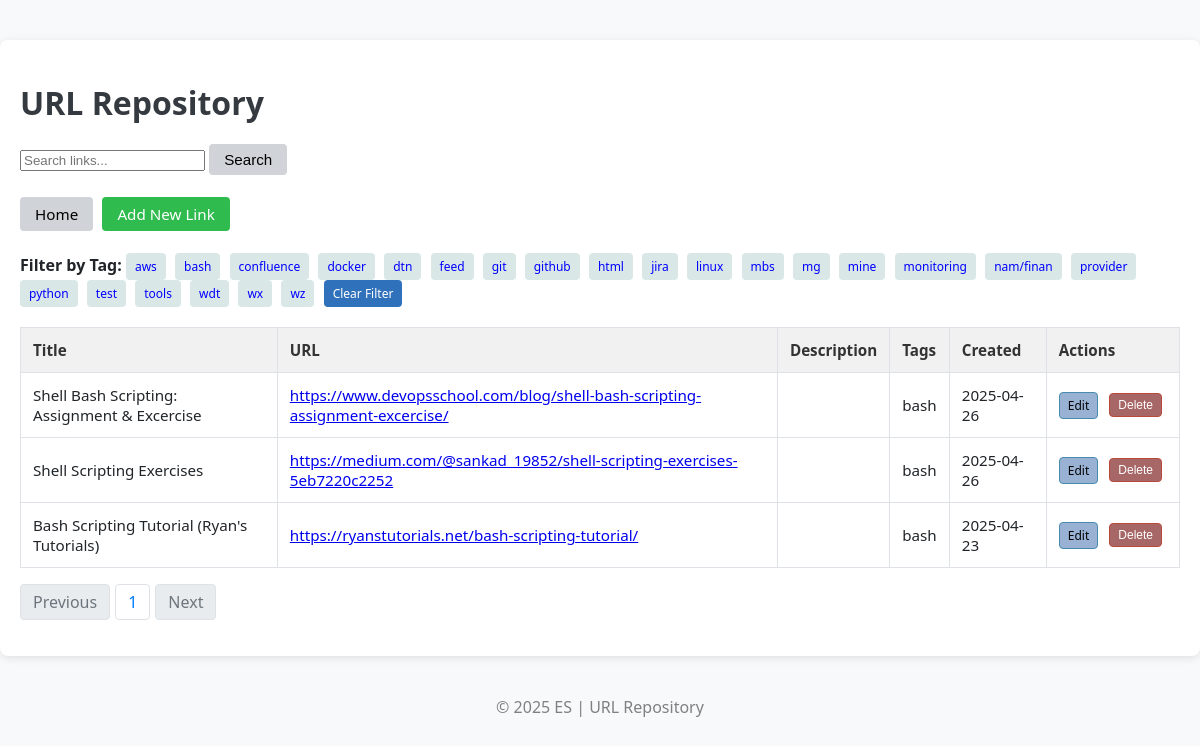
/?tag=bash, run on the app's committed database.
### models.py (models this page shows)
class Link(db.Model):
    id = db.Column(db.Integer, primary_key=True)
    title = db.Column(db.String(120), nullable=False)
    url = db.Column(db.String(500), nullable=False)
    description = db.Column(db.Text, nullable=True)
    tags = db.Column(db.String(250), nullable=True)
    created_at = db.Column(db.DateTime, default=datetime.utcnow)

### app.py (the view)
@app.route('/')
def home():
    search_query = request.args.get('search')
    tag_filter = request.args.get('tag')
    page = request.args.get('page', 1, type=int)
    query = Link.query
    if search_query:
        query = query.filter(
            (Link.title.ilike(f'%{search_query}%')) |
            (Link.description.ilike(f'%{search_query}%')) |
            (Link.tags.ilike(f'%{search_query}%'))
        )
    if tag_filter:
        query = query.filter(Link.tags.ilike(f'%{tag_filter}%'))
    links = query.order_by(Link.created_at.desc()).paginate(page=page, per_page=10)  # Paginate here
    all_tags = get_all_tags()
    return render_template('home.html', links=links, search_query=search_query, tag_filter=tag_filter, all_tags=all_tags)

### app.py (called while the page is built)
def get_all_tags():
    tags = []
    all_links = Link.query.all()
    for link in all_links:
        if link.tags:
            tags.extend([t.strip() for t in link.tags.split(',')])
    return sorted(set(tags))  # Remove duplicates and sort

### templates/home.html (shortened to what this page needs)
<!DOCTYPE html>
<html lang="en">
<head>
    <link rel="stylesheet" href="{{ url_for('static', filename='style.css') }}">
</head>
<body class="p-4">
    <div class="container">
        <h1 class="mb-4">URL Repository</h1>
        <form method="GET" action="{{ url_for('home') }}" class="mb-4">
            <div class="input-group">
                <input type="text" name="search" class="form-control" placeholder="Search links..." value="{{ search_query or '' }}">
                <button class="btn btn-primary" type="submit">Search</button>
            </div>
        </form>
	<br>
        <a href="{{ url_for('home') }}" class="btn btn-primary mb-3">Home</a>
        <a href="{{ url_for('add_link') }}" class="btn btn-success mt-4">Add New Link</a>
	<br>
	<br>
{% if all_tags %}
<div class="mb-3">
    <strong>Filter by Tag:</strong>
    {% for tag in all_tags %}
        <a href="{{ url_for('home', tag=tag) }}" class="btn btn-outline-secondary btn-sm">{{ tag }}</a>
    {% endfor %}
    {% if tag_filter %}
        <a href="{{ url_for('home') }}" class="btn btn-sm btn-info ms-2">Clear Filter</a>
    {% endif %}
</div>
{% endif %}
        {% if links.items %}
        <table class="table table-bordered table-hover">
            <thead class="table-light">
                <tr>
                    <th>Title</th>
                    <th>URL</th>
                    <th>Description</th>
                    <th>Tags</th>
                    <th>Created</th>
                    <th>Actions</th>
                </tr>
            </thead>
            <tbody>
                {% for link in links.items %}
                <tr>
                    <td>{{ link.title }}</td>
                    <td><a href="{{ link.url }}" target="_blank">{{ link.url }}</a></td>
                    <td>{{ link.description }}</td>
                    <td>{{ link.tags }}</td>
                    <td>{{ link.created_at.strftime('%Y-%m-%d') }}</td>
		    <td>
		    <div class="action-buttons">
                    <a href="{{ url_for('edit_link', id=link.id) }}" class="btn btn-sm btn-warning">Edit</a>
                        <form action="{{ url_for('delete_link', id=link.id) }}" method="POST" style="display:inline-block;">
                            <button type="submit" class="btn btn-sm btn-danger" onclick="return confirm('Are you sure you want to delete this link?');">Delete</button>
                        </form>
		    </div>
		    </td>
                </tr>
                {% endfor %}
            </tbody>
        </table>
        <nav aria-label="Page navigation">
            <ul class="pagination">
                {% if links.has_prev %}
                    <li class="page-item">
                        <a class="page-link" href="{{ url_for('home', page=links.prev_num) }}{% if search_query %}&search={{ search_query }}{% endif %}{% if tag_filter %}&tag={{ tag_filter }}{% endif %}">Previous</a>
                    </li>
                {% else %}
                    <li class="page-item disabled">
                        <span class="page-link">Previous</span>
                    </li>
                {% endif %}
                {% for page_num in links.iter_pages(left_edge=2, right_edge=2, left_current=2, right_current=2) %}
                    {% if page_num %}
                        {% if page_num == links.page %}
                            <li class="page-item active">
                                <span class="page-link">{{ page_num }}</span>
                            </li>
                        {% else %}
                            <li class="page-item">
                                <a class="page-link" href="{{ url_for('home', page=page_num) }}{% if search_query %}&search={{ search_query }}{% endif %}{% if tag_filter %}&tag={{ tag_filter }}{% endif %}">{{ page_num }}</a>
                            </li>
                        {% endif %}
                    {% else %}
                        <li class="page-item disabled"><span class="page-link">…</span></li>
                    {% endif %}
                {% endfor %}
                {% if links.has_next %}
                    <li class="page-item">
                        <a class="page-link" href="{{ url_for('home', page=links.next_num) }}{% if search_query %}&search={{ search_query }}{% endif %}{% if tag_filter %}&tag={{ tag_filter }}{% endif %}">Next</a>
                    </li>
                {% else %}
                    <li class="page-item disabled">
                        <span class="page-link">Next</span>
                    </li>
                {% endif %}
            </ul>
        </nav>
        {% else %}
            <div class="alert alert-info" role="alert">
                No links found.
            </div>
        {% endif %}
    </div>
    <footer>
        <p>&copy; 2025 ES | URL Repository</p>
    </footer>
</body>
</html>

### static/style.css (style rules this page uses)
body { background-color: #f8f9fa; color: #212529; font-family: 'Segoe UI', Tahoma, Geneva, Verdana, sans-serif; margin: 0; padding: 0; }
.container { max-width: 1600px; margin: 40px auto; padding: 20px; background-color: #ffffff; border-radius: 8px; box-shadow: 0 2px 8px rgba(0, 0, 0, 0.1); }
h1 { font-size: 2rem; color: #343a40; margin-bottom: 20px; }
.btn { display: inline-block; padding: 6px 14px; border-radius: 4px; text-decoration: none; font-size: 0.95rem; transition: background-color 0.2s ease; border: 1px solid transparent; margin-right: 5px; }
.btn-success { background-color: #30bb4e; color: white; }
.btn-primary { background-color: #d0d4d8; color: rgb(0, 0, 0); }
.table { width: 100%; border-collapse: collapse; margin-top: 20px; font-size: 0.95rem; border: 1px solid #dee2e6; }
.table th, .table td { padding: 12px; border: 1px solid #dee2e6; text-align: left; }
.table th { background-color: #f1f1f1; color: #333; }
.pagination { list-style: none; display: flex; gap: 5px; padding-left: 0; }
.pagination .page-item { display: inline; }
.pagination .page-link { display: inline-block; padding: 6px 12px; background-color: white; color: #007bff; border: 1px solid #dee2e6; border-radius: 4px; text-decoration: none; }
.pagination .page-item.disabled .page-link { color: #6c757d; background-color: #e9ecef; border-color: #dee2e6; }
.action-buttons { display: flex; gap: 6px; align-items: center; }
.btn-sm { padding: 4px 8px; font-size: 12px; border: 1px solid transparent; border-radius: 4px; text-decoration: none; cursor: pointer; }
.btn-warning { background-color: #99b2d3; color: #000; border-color: #478cae; }
.btn-danger { background-color: #a86767; color: #fff; border-color: #b94a3b; }
footer { text-align: center; // padding: 1px; // background-color: #828a92; color: gray; // max-width: 1600px; margin: 40px auto; // border-radius: 4px; }
.btn-outline-secondary { background-color: #dae7e7; color: blue; }
.btn-info { background-color: #3071bb; color: white; }

### data on the page
Link: tags "aws"
Link: tags "bash", title "Bash Scripting Tutorial (Ryan's Tutorials)", url "https://ryanstutorials.net/bash-scripting-tutorial/", created_at "2025-04-23"
Link: tags "confluence"
Link: tags "docker"
Link: tags "dtn"
Link: tags "feed"
Link: tags "git"
Link: tags "github"
Link: tags "html"
Link: tags "jira"
Link: tags "linux"
Link: tags "mbs"
Link: tags "mine"
Link: tags "monitoring"
Link: tags "nam/finan"
Link: tags "provider"
Link: tags "python"
Link: tags "test"
Link: tags "tools"
Link: tags "wz"
Link: title "Shell Bash Scripting: Assignment & Excercise", url "https://www.devopsschool.com/blog/shell-bash-scripting-assignment-excercise/", tags "bash", created_at "2025-04-26"
Link: title "Shell Scripting Exercises", url "https://medium.com/@sankad_19852/shell-scripting-exercises-5eb7220c2252", tags "bash", created_at "2025-04-26"

### other printed values
{{ tag }} "mg" "wdt" "wx"
{{ page_num }} "1"
